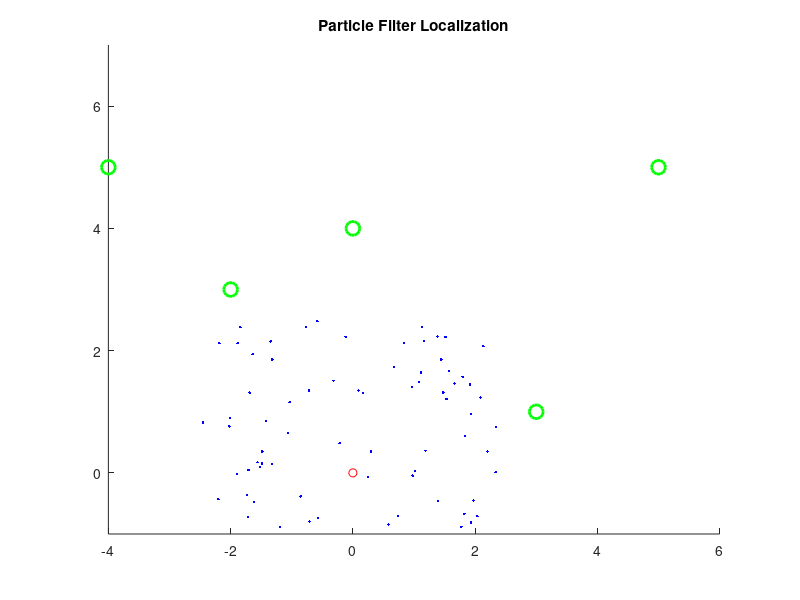

The MATLAB script that drew this image: (Note: this script raises an error after producing the figure.)
% Particle filter localization
clear;clc;

% Time
Tf = 20;
dt = 0.1;
T = 0:dt:Tf;

% Initial State
x0 = [0 0 0]';

% Control inputs
u = ones(2, length(T));
u(2,:)=0.3*u(2,:);

% Disturbance model
R = [0.00001 0 0; 
     0 0.00001 0; 
     0 0 0.0001];
[RE, Re] = eig(R);

% Measurement type and noise
meas = 3; % 1 - range, 2 - bearing, 3 - both

switch(meas)
    case 1
        Q = 0.01;
    case 2
        Q = 0.01;
    case 3
         Q = [0.01 0; 
              0 0.01];
end
[QE, Qe] = eig(Q);

% Number of particles
D = 100;
% Prior - uniform over -5 5 position, and 0 2*pi heading
X = zeros(3,D);
X(1:2,:) = 5*rand(2,D) - 2.5;
X(3,:) = pi/4*rand(1,D);
X0 = X;
Xp = X;
w = zeros(1,D);

% Feature Map
map = [ 5 5;  
         3  1;
         -4  5;
         -2  3;
         0  4];

% Simulation Initializations
n = length(x0);
x = zeros(n,length(T));
x(:,1) = x0;
m = length(Q(:,1));
y = zeros(m,length(T));
mf = zeros(2,length(T));

figure(1);clf; hold on;
plot(map(:,1),map(:,2),'go', 'MarkerSize',10,'LineWidth',2);
plot(x(1,1),x(2,1), 'ro--')
for dd=1:D
    plot(X(1,dd),X(2,dd),'b.')
end
axis equal
axis([-4 6 -1 7]);
title('Particle Filter Localization')
F(1) = getframe;


%% Main loop
for t=2:length(T)
    %% Simulation
    % Select a motion disturbance
    e = RE*sqrt(Re)*randn(n,1);
    % Update state
    x(:,t) = [x(1,t-1)+u(1,t)*cos(x(3,t-1))*dt;
              x(2,t-1)+u(1,t)*sin(x(3,t-1))*dt;
              x(3,t-1)+u(2,t)*dt] + e;
    
    % Take measurement
    % Pick feature
    mf(:,t) = closestfeature(map,x(:,t));
    % Select a motion disturbance
    d = QE*sqrt(Qe)*randn(m,1);
    % Determine measurement
    switch(meas) 
        case 1
            y(:,t) = [sqrt((mf(1,t)-x(1,t))^2 + (mf(2,t)-x(2,t))^2)] + d;
        case 2 
            y(:,t) = [atan2(mf(2,t)-x(2,t),mf(1,t)-x(1,t))-x(3,t)] + d;
        case 3
            y(:,t) = [sqrt((mf(1,t)-x(1,t))^2 + (mf(2,t)-x(2,t))^2);
                      atan2(mf(2,t)-x(2,t),mf(1,t)-x(1,t))-x(3,t)] + d;
    end
    %% Particle filter estimation
    for dd=1:D
        e = RE*sqrt(Re)*randn(n,1);
        Xp(:,dd) = [X(1,dd)+u(1,t)*cos(X(3,dd))*dt;
                    X(2,dd)+u(1,t)*sin(X(3,dd))*dt;
                    X(3,dd)+u(2,t)*dt] + e;
        switch(meas)
            case 1
                hXp = [sqrt((mf(1,t)-Xp(1,dd))^2 + (mf(2,t)-Xp(2,dd))^2)] + d;
            case 2
                hXp = [atan2(mf(2,t)-Xp(2,dd),mf(1,t)-Xp(1,dd))-Xp(3,dd)] + d;
            case 3
                hXp = [sqrt((mf(1,t)-Xp(1,dd))^2 + (mf(2,t)-Xp(2,dd))^2);
                         atan2(mf(2,t)-Xp(2,dd),mf(1,t)-Xp(1,dd))-Xp(3,dd)] + d;
        end
        w(dd) = mvnpdf(y(:,t),hXp,Q);
    end
    W = cumsum(w);
    for dd=1:D
        seed = max(W)*rand(1);
        X(:,dd) = Xp(:,find(W>seed,1));
    end
    muParticle = mean(X);
    SParticle = var(X);

    %muParticle_S(:,dd) = muParticle;
    
     %% Plot results
     figure(1);clf; hold on;
     plot(map(:,1),map(:,2),'go', 'MarkerSize',10,'LineWidth',2);
     plot(mf(1,t),mf(2,t),'mx', 'MarkerSize',10,'LineWidth',2)
     plot(x(1,1:t),x(2,1:t), 'ro--')
     if (meas==1) circle(1,x(1:2,t), y(1,t)); end
     if (meas==2) plot([x(1,t) x(1,t)+10*cos(y(1,t)+x(3,t))], [ x(2,t) x(2,t)+10*sin(y(1,t)+x(3,t))], 'c');end
     if (meas==3) plot([x(1,t) x(1,t)+y(1,t)*cos(y(2,t)+x(3,t))], [ x(2,t) x(2,t)+y(1,t)*sin(y(2,t)+x(3,t))], 'c');end
     for dd=1:D
         plot(X(1,dd),X(2,dd),'b.')
     end
     axis equal
     axis([-4 6 -1 7]);
     title('Particle Filter Localization')
     F(t) = getframe;

end

